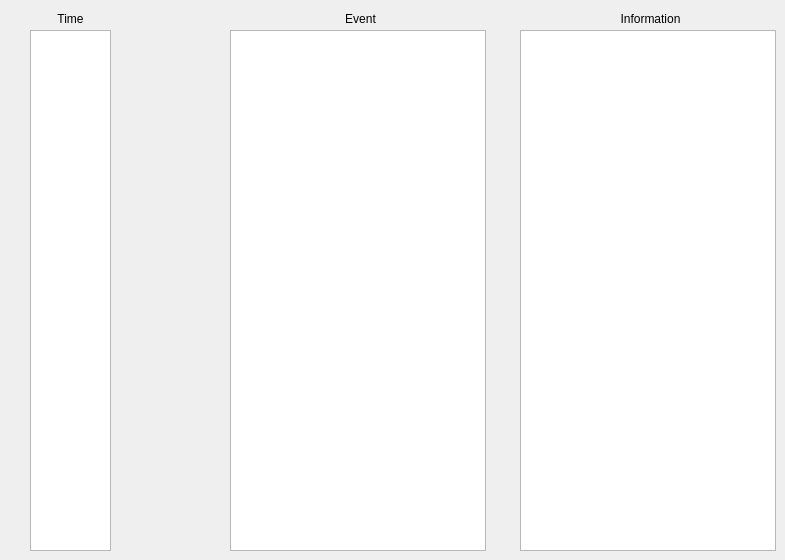
    <widget class="QWidget" name="History">
     <widget class="QLabel" name="historyTimeLabel">
      <property name="geometry">
       <rect>
        <x>20</x>
        <y>10</y>
        <width>101</width>
        <height>17</height>
       </rect>
      </property>
      <property name="text">
       <string>Time</string>
      </property>
      <property name="alignment">
       <set>Qt::AlignCenter</set>
      </property>
     </widget>
     <widget class="QLabel" name="historyEventLabel">
      <property name="geometry">
       <rect>
        <x>310</x>
        <y>10</y>
        <width>101</width>
        <height>17</height>
       </rect>
      </property>
      <property name="text">
       <string>Event</string>
      </property>
      <property name="alignment">
       <set>Qt::AlignCenter</set>
      </property>
     </widget>
     <widget class="QLabel" name="historyInformationLabel">
      <property name="geometry">
       <rect>
        <x>600</x>
        <y>10</y>
        <width>101</width>
        <height>17</height>
       </rect>
      </property>
      <property name="text">
       <string>Information</string>
      </property>
      <property name="alignment">
       <set>Qt::AlignCenter</set>
      </property>
     </widget>
     <widget class="QListWidget" name="timeList">
      <property name="geometry">
       <rect>
        <x>30</x>
        <y>30</y>
        <width>81</width>
        <height>521</height>
       </rect>
      </property>
     </widget>
     <widget class="QListWidget" name="listWidget">
      <property name="geometry">
       <rect>
        <x>230</x>
        <y>30</y>
        <width>256</width>
        <height>521</height>
       </rect>
      </property>
     </widget>
     <widget class="QListWidget" name="listWidget_2">
      <property name="geometry">
       <rect>
        <x>520</x>
        <y>30</y>
        <width>256</width>
        <height>521</height>
       </rect>
      </property>
     </widget>
    </widget>
